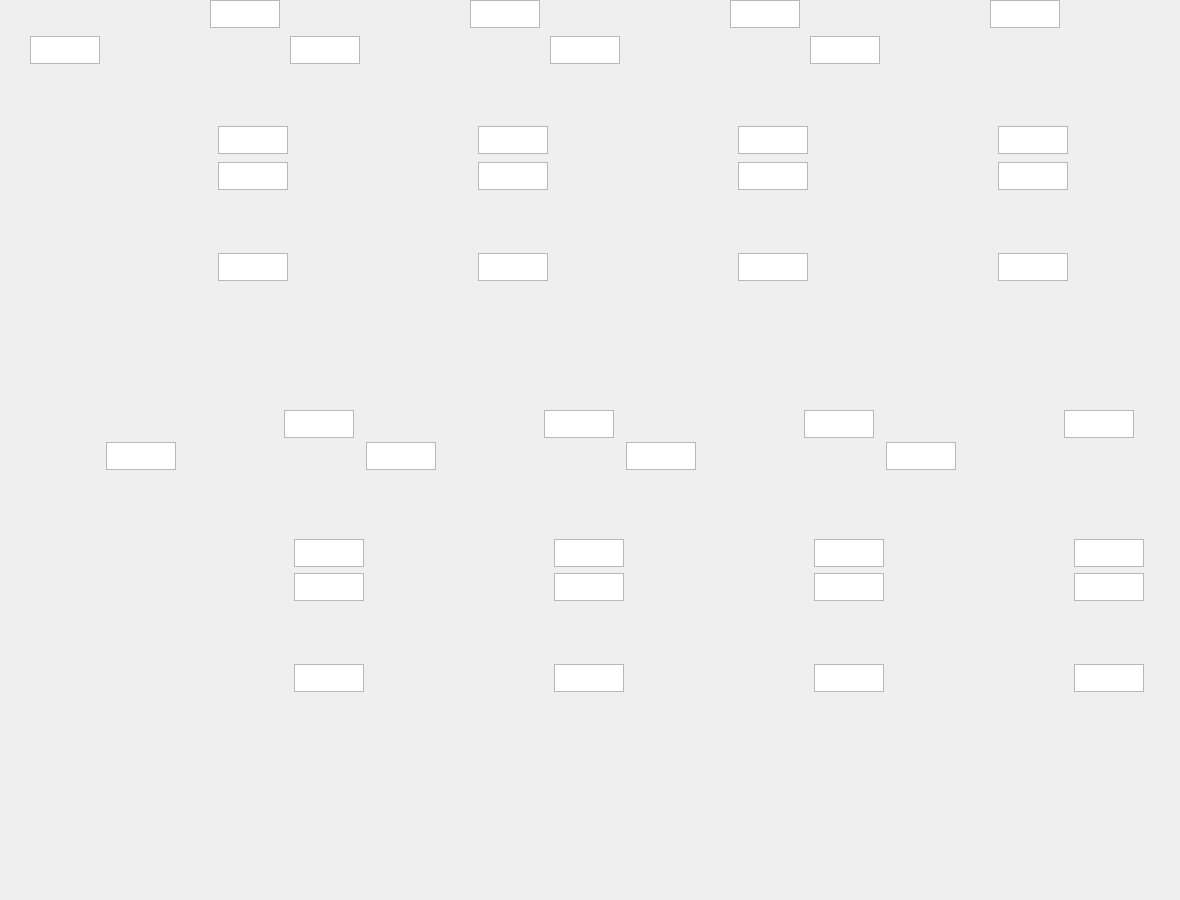
<?xml version="1.0" encoding="UTF-8"?>
<ui version="4.0">
 <class>FormReactorA</class>
 <widget class="QWidget" name="FormReactorA">
  <property name="geometry">
   <rect>
    <x>0</x>
    <y>0</y>
    <width>1180</width>
    <height>900</height>
   </rect>
  </property>
  <property name="windowTitle">
   <string>Form</string>
  </property>
  <widget class="QLabel" name="label_background">
   <property name="geometry">
    <rect>
     <x>0</x>
     <y>0</y>
     <width>1180</width>
     <height>900</height>
    </rect>
   </property>
   <property name="text">
    <string/>
   </property>
   <property name="pixmap">
    <pixmap resource="res.qrc">:/ui_ctrls/Res/layout6-1.png</pixmap>
   </property>
  </widget>
  <widget class="QLabel" name="label_HC4601">
   <property name="geometry">
    <rect>
     <x>40</x>
     <y>140</y>
     <width>43</width>
     <height>23</height>
    </rect>
   </property>
   <property name="cursor">
    <cursorShape>PointingHandCursor</cursorShape>
   </property>
   <property name="text">
    <string/>
   </property>
   <property name="pixmap">
    <pixmap resource="res.qrc">:/ui_ctrls/UICtrls/Res/valve-gas-left.png</pixmap>
   </property>
  </widget>
  <widget class="QLabel" name="label_HC4602">
   <property name="geometry">
    <rect>
     <x>300</x>
     <y>140</y>
     <width>43</width>
     <height>23</height>
    </rect>
   </property>
   <property name="cursor">
    <cursorShape>PointingHandCursor</cursorShape>
   </property>
   <property name="text">
    <string/>
   </property>
   <property name="pixmap">
    <pixmap resource="res.qrc">:/ui_ctrls/UICtrls/Res/valve-gas-left.png</pixmap>
   </property>
  </widget>
  <widget class="QLabel" name="label_HC4603">
   <property name="geometry">
    <rect>
     <x>560</x>
     <y>140</y>
     <width>43</width>
     <height>23</height>
    </rect>
   </property>
   <property name="cursor">
    <cursorShape>PointingHandCursor</cursorShape>
   </property>
   <property name="text">
    <string/>
   </property>
   <property name="pixmap">
    <pixmap resource="res.qrc">:/ui_ctrls/UICtrls/Res/valve-gas-left.png</pixmap>
   </property>
  </widget>
  <widget class="QLabel" name="label_HC4604">
   <property name="geometry">
    <rect>
     <x>820</x>
     <y>140</y>
     <width>43</width>
     <height>23</height>
    </rect>
   </property>
   <property name="cursor">
    <cursorShape>PointingHandCursor</cursorShape>
   </property>
   <property name="text">
    <string/>
   </property>
   <property name="pixmap">
    <pixmap resource="res.qrc">:/ui_ctrls/UICtrls/Res/valve-gas-left.png</pixmap>
   </property>
  </widget>
  <widget class="QLabel" name="label_HC4605">
   <property name="geometry">
    <rect>
     <x>116</x>
     <y>550</y>
     <width>43</width>
     <height>23</height>
    </rect>
   </property>
   <property name="cursor">
    <cursorShape>PointingHandCursor</cursorShape>
   </property>
   <property name="text">
    <string/>
   </property>
   <property name="pixmap">
    <pixmap resource="res.qrc">:/ui_ctrls/UICtrls/Res/valve-gas-left.png</pixmap>
   </property>
  </widget>
  <widget class="QLabel" name="label_HC4606">
   <property name="geometry">
    <rect>
     <x>376</x>
     <y>550</y>
     <width>43</width>
     <height>23</height>
    </rect>
   </property>
   <property name="cursor">
    <cursorShape>PointingHandCursor</cursorShape>
   </property>
   <property name="text">
    <string/>
   </property>
   <property name="pixmap">
    <pixmap resource="res.qrc">:/ui_ctrls/UICtrls/Res/valve-gas-left.png</pixmap>
   </property>
  </widget>
  <widget class="QLabel" name="label_HC4607">
   <property name="geometry">
    <rect>
     <x>636</x>
     <y>550</y>
     <width>43</width>
     <height>23</height>
    </rect>
   </property>
   <property name="cursor">
    <cursorShape>PointingHandCursor</cursorShape>
   </property>
   <property name="text">
    <string/>
   </property>
   <property name="pixmap">
    <pixmap resource="res.qrc">:/ui_ctrls/UICtrls/Res/valve-gas-left.png</pixmap>
   </property>
  </widget>
  <widget class="QLabel" name="label_HC4608">
   <property name="geometry">
    <rect>
     <x>896</x>
     <y>550</y>
     <width>43</width>
     <height>23</height>
    </rect>
   </property>
   <property name="cursor">
    <cursorShape>PointingHandCursor</cursorShape>
   </property>
   <property name="text">
    <string/>
   </property>
   <property name="pixmap">
    <pixmap resource="res.qrc">:/ui_ctrls/UICtrls/Res/valve-gas-left.png</pixmap>
   </property>
  </widget>
  <widget class="QLabel" name="label_PICA4301">
   <property name="geometry">
    <rect>
     <x>168</x>
     <y>16</y>
     <width>40</width>
     <height>37</height>
    </rect>
   </property>
   <property name="cursor">
    <cursorShape>PointingHandCursor</cursorShape>
   </property>
   <property name="text">
    <string/>
   </property>
   <property name="pixmap">
    <pixmap resource="res.qrc">:/ui_ctrls/UICtrls/Res/pfc.png</pixmap>
   </property>
  </widget>
  <widget class="QLabel" name="label_PICA4302">
   <property name="geometry">
    <rect>
     <x>428</x>
     <y>16</y>
     <width>40</width>
     <height>37</height>
    </rect>
   </property>
   <property name="cursor">
    <cursorShape>PointingHandCursor</cursorShape>
   </property>
   <property name="text">
    <string/>
   </property>
   <property name="pixmap">
    <pixmap resource="res.qrc">:/ui_ctrls/UICtrls/Res/pfc.png</pixmap>
   </property>
  </widget>
  <widget class="QLabel" name="label_PICA4303">
   <property name="geometry">
    <rect>
     <x>688</x>
     <y>16</y>
     <width>40</width>
     <height>37</height>
    </rect>
   </property>
   <property name="cursor">
    <cursorShape>PointingHandCursor</cursorShape>
   </property>
   <property name="text">
    <string/>
   </property>
   <property name="pixmap">
    <pixmap resource="res.qrc">:/ui_ctrls/UICtrls/Res/pfc.png</pixmap>
   </property>
  </widget>
  <widget class="QLabel" name="label_PICA4304">
   <property name="geometry">
    <rect>
     <x>948</x>
     <y>16</y>
     <width>40</width>
     <height>37</height>
    </rect>
   </property>
   <property name="cursor">
    <cursorShape>PointingHandCursor</cursorShape>
   </property>
   <property name="text">
    <string/>
   </property>
   <property name="pixmap">
    <pixmap resource="res.qrc">:/ui_ctrls/UICtrls/Res/pfc.png</pixmap>
   </property>
  </widget>
  <widget class="QLabel" name="label_PICA4305">
   <property name="geometry">
    <rect>
     <x>244</x>
     <y>427</y>
     <width>40</width>
     <height>37</height>
    </rect>
   </property>
   <property name="cursor">
    <cursorShape>PointingHandCursor</cursorShape>
   </property>
   <property name="text">
    <string/>
   </property>
   <property name="pixmap">
    <pixmap resource="res.qrc">:/ui_ctrls/UICtrls/Res/pfc.png</pixmap>
   </property>
  </widget>
  <widget class="QLabel" name="label_PICA4306">
   <property name="geometry">
    <rect>
     <x>504</x>
     <y>427</y>
     <width>40</width>
     <height>37</height>
    </rect>
   </property>
   <property name="cursor">
    <cursorShape>PointingHandCursor</cursorShape>
   </property>
   <property name="text">
    <string/>
   </property>
   <property name="pixmap">
    <pixmap resource="res.qrc">:/ui_ctrls/UICtrls/Res/pfc.png</pixmap>
   </property>
  </widget>
  <widget class="QLabel" name="label_PICA4307">
   <property name="geometry">
    <rect>
     <x>764</x>
     <y>427</y>
     <width>40</width>
     <height>37</height>
    </rect>
   </property>
   <property name="cursor">
    <cursorShape>PointingHandCursor</cursorShape>
   </property>
   <property name="text">
    <string/>
   </property>
   <property name="pixmap">
    <pixmap resource="res.qrc">:/ui_ctrls/UICtrls/Res/pfc.png</pixmap>
   </property>
  </widget>
  <widget class="QLabel" name="label_PICA4308">
   <property name="geometry">
    <rect>
     <x>1024</x>
     <y>427</y>
     <width>40</width>
     <height>37</height>
    </rect>
   </property>
   <property name="cursor">
    <cursorShape>PointingHandCursor</cursorShape>
   </property>
   <property name="text">
    <string/>
   </property>
   <property name="pixmap">
    <pixmap resource="res.qrc">:/ui_ctrls/UICtrls/Res/pfc.png</pixmap>
   </property>
  </widget>
  <widget class="QTextEdit" name="textEdit_PICA4301">
   <property name="geometry">
    <rect>
     <x>210</x>
     <y>0</y>
     <width>70</width>
     <height>28</height>
    </rect>
   </property>
   <property name="readOnly">
    <bool>true</bool>
   </property>
  </widget>
  <widget class="QTextEdit" name="textEdit_PICA4302">
   <property name="geometry">
    <rect>
     <x>470</x>
     <y>0</y>
     <width>70</width>
     <height>28</height>
    </rect>
   </property>
   <property name="readOnly">
    <bool>true</bool>
   </property>
  </widget>
  <widget class="QTextEdit" name="textEdit_PICA4303">
   <property name="geometry">
    <rect>
     <x>730</x>
     <y>0</y>
     <width>70</width>
     <height>28</height>
    </rect>
   </property>
   <property name="readOnly">
    <bool>true</bool>
   </property>
  </widget>
  <widget class="QTextEdit" name="textEdit_PICA4304">
   <property name="geometry">
    <rect>
     <x>990</x>
     <y>0</y>
     <width>70</width>
     <height>28</height>
    </rect>
   </property>
   <property name="readOnly">
    <bool>true</bool>
   </property>
  </widget>
  <widget class="QTextEdit" name="textEdit_PICA4305">
   <property name="geometry">
    <rect>
     <x>284</x>
     <y>410</y>
     <width>70</width>
     <height>28</height>
    </rect>
   </property>
   <property name="readOnly">
    <bool>true</bool>
   </property>
  </widget>
  <widget class="QTextEdit" name="textEdit_PICA4306">
   <property name="geometry">
    <rect>
     <x>544</x>
     <y>410</y>
     <width>70</width>
     <height>28</height>
    </rect>
   </property>
   <property name="readOnly">
    <bool>true</bool>
   </property>
  </widget>
  <widget class="QTextEdit" name="textEdit_PICA4307">
   <property name="geometry">
    <rect>
     <x>804</x>
     <y>410</y>
     <width>70</width>
     <height>28</height>
    </rect>
   </property>
   <property name="readOnly">
    <bool>true</bool>
   </property>
  </widget>
  <widget class="QTextEdit" name="textEdit_PICA4308">
   <property name="geometry">
    <rect>
     <x>1064</x>
     <y>410</y>
     <width>70</width>
     <height>28</height>
    </rect>
   </property>
   <property name="readOnly">
    <bool>true</bool>
   </property>
  </widget>
  <widget class="QTextEdit" name="textEdit_TICA4101">
   <property name="geometry">
    <rect>
     <x>218</x>
     <y>253</y>
     <width>70</width>
     <height>28</height>
    </rect>
   </property>
   <property name="readOnly">
    <bool>true</bool>
   </property>
  </widget>
  <widget class="QTextEdit" name="textEdit_TICA4102">
   <property name="geometry">
    <rect>
     <x>478</x>
     <y>253</y>
     <width>70</width>
     <height>28</height>
    </rect>
   </property>
   <property name="readOnly">
    <bool>true</bool>
   </property>
  </widget>
  <widget class="QTextEdit" name="textEdit_TICA4103">
   <property name="geometry">
    <rect>
     <x>738</x>
     <y>253</y>
     <width>70</width>
     <height>28</height>
    </rect>
   </property>
   <property name="readOnly">
    <bool>true</bool>
   </property>
  </widget>
  <widget class="QTextEdit" name="textEdit_TICA4104">
   <property name="geometry">
    <rect>
     <x>998</x>
     <y>253</y>
     <width>70</width>
     <height>28</height>
    </rect>
   </property>
   <property name="readOnly">
    <bool>true</bool>
   </property>
  </widget>
  <widget class="QTextEdit" name="textEdit_TICA4121">
   <property name="geometry">
    <rect>
     <x>218</x>
     <y>162</y>
     <width>70</width>
     <height>28</height>
    </rect>
   </property>
   <property name="readOnly">
    <bool>true</bool>
   </property>
  </widget>
  <widget class="QTextEdit" name="textEdit_TICA4122">
   <property name="geometry">
    <rect>
     <x>478</x>
     <y>162</y>
     <width>70</width>
     <height>28</height>
    </rect>
   </property>
   <property name="readOnly">
    <bool>true</bool>
   </property>
  </widget>
  <widget class="QTextEdit" name="textEdit_TICA4123">
   <property name="geometry">
    <rect>
     <x>738</x>
     <y>162</y>
     <width>70</width>
     <height>28</height>
    </rect>
   </property>
   <property name="readOnly">
    <bool>true</bool>
   </property>
  </widget>
  <widget class="QTextEdit" name="textEdit_TICA4124">
   <property name="geometry">
    <rect>
     <x>998</x>
     <y>162</y>
     <width>70</width>
     <height>28</height>
    </rect>
   </property>
   <property name="readOnly">
    <bool>true</bool>
   </property>
  </widget>
  <widget class="QTextEdit" name="textEdit_TIA4141">
   <property name="geometry">
    <rect>
     <x>30</x>
     <y>36</y>
     <width>70</width>
     <height>28</height>
    </rect>
   </property>
   <property name="readOnly">
    <bool>true</bool>
   </property>
  </widget>
  <widget class="QTextEdit" name="textEdit_TIA4142">
   <property name="geometry">
    <rect>
     <x>290</x>
     <y>36</y>
     <width>70</width>
     <height>28</height>
    </rect>
   </property>
   <property name="readOnly">
    <bool>true</bool>
   </property>
  </widget>
  <widget class="QTextEdit" name="textEdit_TIA4143">
   <property name="geometry">
    <rect>
     <x>550</x>
     <y>36</y>
     <width>70</width>
     <height>28</height>
    </rect>
   </property>
   <property name="readOnly">
    <bool>true</bool>
   </property>
  </widget>
  <widget class="QTextEdit" name="textEdit_TIA4144">
   <property name="geometry">
    <rect>
     <x>810</x>
     <y>36</y>
     <width>70</width>
     <height>28</height>
    </rect>
   </property>
   <property name="readOnly">
    <bool>true</bool>
   </property>
  </widget>
  <widget class="QTextEdit" name="textEdit_TICA4601">
   <property name="geometry">
    <rect>
     <x>218</x>
     <y>126</y>
     <width>70</width>
     <height>28</height>
    </rect>
   </property>
   <property name="readOnly">
    <bool>true</bool>
   </property>
  </widget>
  <widget class="QTextEdit" name="textEdit_TICA4602">
   <property name="geometry">
    <rect>
     <x>478</x>
     <y>126</y>
     <width>70</width>
     <height>28</height>
    </rect>
   </property>
   <property name="readOnly">
    <bool>true</bool>
   </property>
  </widget>
  <widget class="QTextEdit" name="textEdit_TICA4603">
   <property name="geometry">
    <rect>
     <x>738</x>
     <y>126</y>
     <width>70</width>
     <height>28</height>
    </rect>
   </property>
   <property name="readOnly">
    <bool>true</bool>
   </property>
  </widget>
  <widget class="QTextEdit" name="textEdit_TICA4604">
   <property name="geometry">
    <rect>
     <x>998</x>
     <y>126</y>
     <width>70</width>
     <height>28</height>
    </rect>
   </property>
   <property name="readOnly">
    <bool>true</bool>
   </property>
  </widget>
  <widget class="QTextEdit" name="textEdit_TICA4105">
   <property name="geometry">
    <rect>
     <x>294</x>
     <y>664</y>
     <width>70</width>
     <height>28</height>
    </rect>
   </property>
   <property name="readOnly">
    <bool>true</bool>
   </property>
  </widget>
  <widget class="QTextEdit" name="textEdit_TICA4106">
   <property name="geometry">
    <rect>
     <x>554</x>
     <y>664</y>
     <width>70</width>
     <height>28</height>
    </rect>
   </property>
   <property name="readOnly">
    <bool>true</bool>
   </property>
  </widget>
  <widget class="QTextEdit" name="textEdit_TICA4107">
   <property name="geometry">
    <rect>
     <x>814</x>
     <y>664</y>
     <width>70</width>
     <height>28</height>
    </rect>
   </property>
   <property name="readOnly">
    <bool>true</bool>
   </property>
  </widget>
  <widget class="QTextEdit" name="textEdit_TICA4108">
   <property name="geometry">
    <rect>
     <x>1074</x>
     <y>664</y>
     <width>70</width>
     <height>28</height>
    </rect>
   </property>
   <property name="readOnly">
    <bool>true</bool>
   </property>
  </widget>
  <widget class="QTextEdit" name="textEdit_TICA4125">
   <property name="geometry">
    <rect>
     <x>294</x>
     <y>573</y>
     <width>70</width>
     <height>28</height>
    </rect>
   </property>
   <property name="readOnly">
    <bool>true</bool>
   </property>
  </widget>
  <widget class="QTextEdit" name="textEdit_TICA4126">
   <property name="geometry">
    <rect>
     <x>554</x>
     <y>573</y>
     <width>70</width>
     <height>28</height>
    </rect>
   </property>
   <property name="readOnly">
    <bool>true</bool>
   </property>
  </widget>
  <widget class="QTextEdit" name="textEdit_TICA4127">
   <property name="geometry">
    <rect>
     <x>814</x>
     <y>573</y>
     <width>70</width>
     <height>28</height>
    </rect>
   </property>
   <property name="readOnly">
    <bool>true</bool>
   </property>
  </widget>
  <widget class="QTextEdit" name="textEdit_TICA4128">
   <property name="geometry">
    <rect>
     <x>1074</x>
     <y>573</y>
     <width>70</width>
     <height>28</height>
    </rect>
   </property>
   <property name="readOnly">
    <bool>true</bool>
   </property>
  </widget>
  <widget class="QTextEdit" name="textEdit_TICA4605">
   <property name="geometry">
    <rect>
     <x>294</x>
     <y>539</y>
     <width>70</width>
     <height>28</height>
    </rect>
   </property>
   <property name="readOnly">
    <bool>true</bool>
   </property>
  </widget>
  <widget class="QTextEdit" name="textEdit_TICA4606">
   <property name="geometry">
    <rect>
     <x>554</x>
     <y>539</y>
     <width>70</width>
     <height>28</height>
    </rect>
   </property>
   <property name="readOnly">
    <bool>true</bool>
   </property>
  </widget>
  <widget class="QTextEdit" name="textEdit_TICA4607">
   <property name="geometry">
    <rect>
     <x>814</x>
     <y>539</y>
     <width>70</width>
     <height>28</height>
    </rect>
   </property>
   <property name="readOnly">
    <bool>true</bool>
   </property>
  </widget>
  <widget class="QTextEdit" name="textEdit_TICA4608">
   <property name="geometry">
    <rect>
     <x>1074</x>
     <y>539</y>
     <width>70</width>
     <height>28</height>
    </rect>
   </property>
   <property name="readOnly">
    <bool>true</bool>
   </property>
  </widget>
  <widget class="QTextEdit" name="textEdit_TIA4145">
   <property name="geometry">
    <rect>
     <x>106</x>
     <y>442</y>
     <width>70</width>
     <height>28</height>
    </rect>
   </property>
   <property name="readOnly">
    <bool>true</bool>
   </property>
  </widget>
  <widget class="QTextEdit" name="textEdit_TIA4146">
   <property name="geometry">
    <rect>
     <x>366</x>
     <y>442</y>
     <width>70</width>
     <height>28</height>
    </rect>
   </property>
   <property name="readOnly">
    <bool>true</bool>
   </property>
  </widget>
  <widget class="QTextEdit" name="textEdit_TIA4147">
   <property name="geometry">
    <rect>
     <x>626</x>
     <y>442</y>
     <width>70</width>
     <height>28</height>
    </rect>
   </property>
   <property name="readOnly">
    <bool>true</bool>
   </property>
  </widget>
  <widget class="QTextEdit" name="textEdit_TIA4148">
   <property name="geometry">
    <rect>
     <x>886</x>
     <y>442</y>
     <width>70</width>
     <height>28</height>
    </rect>
   </property>
   <property name="readOnly">
    <bool>true</bool>
   </property>
  </widget>
  <widget class="QLabel" name="label_TICA4101">
   <property name="geometry">
    <rect>
     <x>183</x>
     <y>252</y>
     <width>30</width>
     <height>30</height>
    </rect>
   </property>
   <property name="cursor">
    <cursorShape>PointingHandCursor</cursorShape>
   </property>
   <property name="text">
    <string/>
   </property>
   <property name="pixmap">
    <pixmap resource="res.qrc">:/ui_ctrls/UICtrls/Res/temperature_controller.png</pixmap>
   </property>
  </widget>
  <widget class="QLabel" name="label_TICA4102">
   <property name="geometry">
    <rect>
     <x>443</x>
     <y>252</y>
     <width>30</width>
     <height>30</height>
    </rect>
   </property>
   <property name="cursor">
    <cursorShape>PointingHandCursor</cursorShape>
   </property>
   <property name="text">
    <string/>
   </property>
   <property name="pixmap">
    <pixmap resource="res.qrc">:/ui_ctrls/UICtrls/Res/temperature_controller.png</pixmap>
   </property>
  </widget>
  <widget class="QLabel" name="label_TICA4103">
   <property name="geometry">
    <rect>
     <x>703</x>
     <y>252</y>
     <width>30</width>
     <height>30</height>
    </rect>
   </property>
   <property name="cursor">
    <cursorShape>PointingHandCursor</cursorShape>
   </property>
   <property name="text">
    <string/>
   </property>
   <property name="pixmap">
    <pixmap resource="res.qrc">:/ui_ctrls/UICtrls/Res/temperature_controller.png</pixmap>
   </property>
  </widget>
  <widget class="QLabel" name="label_TICA4104">
   <property name="geometry">
    <rect>
     <x>963</x>
     <y>252</y>
     <width>30</width>
     <height>30</height>
    </rect>
   </property>
   <property name="cursor">
    <cursorShape>PointingHandCursor</cursorShape>
   </property>
   <property name="text">
    <string/>
   </property>
   <property name="pixmap">
    <pixmap resource="res.qrc">:/ui_ctrls/UICtrls/Res/temperature_controller.png</pixmap>
   </property>
  </widget>
  <widget class="QLabel" name="label_TICA4121">
   <property name="geometry">
    <rect>
     <x>183</x>
     <y>161</y>
     <width>30</width>
     <height>30</height>
    </rect>
   </property>
   <property name="cursor">
    <cursorShape>PointingHandCursor</cursorShape>
   </property>
   <property name="text">
    <string/>
   </property>
   <property name="pixmap">
    <pixmap resource="res.qrc">:/ui_ctrls/UICtrls/Res/temperature_controller.png</pixmap>
   </property>
  </widget>
  <widget class="QLabel" name="label_TICA4122">
   <property name="geometry">
    <rect>
     <x>443</x>
     <y>161</y>
     <width>30</width>
     <height>30</height>
    </rect>
   </property>
   <property name="cursor">
    <cursorShape>PointingHandCursor</cursorShape>
   </property>
   <property name="text">
    <string/>
   </property>
   <property name="pixmap">
    <pixmap resource="res.qrc">:/ui_ctrls/UICtrls/Res/temperature_controller.png</pixmap>
   </property>
  </widget>
  <widget class="QLabel" name="label_TICA4123">
   <property name="geometry">
    <rect>
     <x>703</x>
     <y>161</y>
     <width>30</width>
     <height>30</height>
    </rect>
   </property>
   <property name="cursor">
    <cursorShape>PointingHandCursor</cursorShape>
   </property>
   <property name="text">
    <string/>
   </property>
   <property name="pixmap">
    <pixmap resource="res.qrc">:/ui_ctrls/UICtrls/Res/temperature_controller.png</pixmap>
   </property>
  </widget>
  <widget class="QLabel" name="label_TICA4124">
   <property name="geometry">
    <rect>
     <x>963</x>
     <y>161</y>
     <width>30</width>
     <height>30</height>
    </rect>
   </property>
   <property name="cursor">
    <cursorShape>PointingHandCursor</cursorShape>
   </property>
   <property name="text">
    <string/>
   </property>
   <property name="pixmap">
    <pixmap resource="res.qrc">:/ui_ctrls/UICtrls/Res/temperature_controller.png</pixmap>
   </property>
  </widget>
  <widget class="QLabel" name="label_TICA4601">
   <property name="geometry">
    <rect>
     <x>183</x>
     <y>125</y>
     <width>30</width>
     <height>30</height>
    </rect>
   </property>
   <property name="cursor">
    <cursorShape>PointingHandCursor</cursorShape>
   </property>
   <property name="text">
    <string/>
   </property>
   <property name="pixmap">
    <pixmap resource="res.qrc">:/ui_ctrls/UICtrls/Res/temperature_controller.png</pixmap>
   </property>
  </widget>
  <widget class="QLabel" name="label_TICA4602">
   <property name="geometry">
    <rect>
     <x>443</x>
     <y>125</y>
     <width>30</width>
     <height>30</height>
    </rect>
   </property>
   <property name="cursor">
    <cursorShape>PointingHandCursor</cursorShape>
   </property>
   <property name="text">
    <string/>
   </property>
   <property name="pixmap">
    <pixmap resource="res.qrc">:/ui_ctrls/UICtrls/Res/temperature_controller.png</pixmap>
   </property>
  </widget>
  <widget class="QLabel" name="label_TICA4603">
   <property name="geometry">
    <rect>
     <x>703</x>
     <y>125</y>
     <width>30</width>
     <height>30</height>
    </rect>
   </property>
   <property name="cursor">
    <cursorShape>PointingHandCursor</cursorShape>
   </property>
   <property name="text">
    <string/>
   </property>
   <property name="pixmap">
    <pixmap resource="res.qrc">:/ui_ctrls/UICtrls/Res/temperature_controller.png</pixmap>
   </property>
  </widget>
  <widget class="QLabel" name="label_TICA4604">
   <property name="geometry">
    <rect>
     <x>963</x>
     <y>125</y>
     <width>30</width>
     <height>30</height>
    </rect>
   </property>
   <property name="cursor">
    <cursorShape>PointingHandCursor</cursorShape>
   </property>
   <property name="text">
    <string/>
   </property>
   <property name="pixmap">
    <pixmap resource="res.qrc">:/ui_ctrls/UICtrls/Res/temperature_controller.png</pixmap>
   </property>
  </widget>
 <widget class="QLabel" name="label_TICA4105">
   <property name="geometry">
    <rect>
     <x>260</x>
     <y>663</y>
     <width>30</width>
     <height>30</height>
    </rect>
   </property>
   <property name="cursor">
    <cursorShape>PointingHandCursor</cursorShape>
   </property>
   <property name="text">
    <string/>
   </property>
   <property name="pixmap">
    <pixmap resource="res.qrc">:/ui_ctrls/UICtrls/Res/temperature_controller.png</pixmap>
   </property>
  </widget>
  <widget class="QLabel" name="label_TICA4106">
    <property name="geometry">
     <rect>
      <x>520</x>
      <y>663</y>
      <width>30</width>
      <height>30</height>
     </rect>
    </property>
    <property name="cursor">
     <cursorShape>PointingHandCursor</cursorShape>
    </property>
    <property name="text">
     <string/>
    </property>
    <property name="pixmap">
     <pixmap resource="res.qrc">:/ui_ctrls/UICtrls/Res/temperature_controller.png</pixmap>
    </property>
   </widget>
   <widget class="QLabel" name="label_TICA4107">
     <property name="geometry">
      <rect>
       <x>780</x>
       <y>663</y>
       <width>30</width>
       <height>30</height>
      </rect>
     </property>
     <property name="cursor">
      <cursorShape>PointingHandCursor</cursorShape>
     </property>
     <property name="text">
      <string/>
     </property>
     <property name="pixmap">
      <pixmap resource="res.qrc">:/ui_ctrls/UICtrls/Res/temperature_controller.png</pixmap>
     </property>
    </widget>
    <widget class="QLabel" name="label_TICA4108">
      <property name="geometry">
       <rect>
        <x>1040</x>
        <y>663</y>
        <width>30</width>
        <height>30</height>
       </rect>
      </property>
      <property name="cursor">
       <cursorShape>PointingHandCursor</cursorShape>
      </property>
      <property name="text">
       <string/>
      </property>
      <property name="pixmap">
       <pixmap resource="res.qrc">:/ui_ctrls/UICtrls/Res/temperature_controller.png</pixmap>
      </property>
     </widget>

<widget class="QLabel" name="label_TICA4125">
   <property name="geometry">
    <rect>
     <x>260</x>
     <y>572</y>
     <width>30</width>
     <height>30</height>
    </rect>
   </property>
   <property name="cursor">
    <cursorShape>PointingHandCursor</cursorShape>
   </property>
   <property name="text">
    <string/>
   </property>
   <property name="pixmap">
    <pixmap resource="res.qrc">:/ui_ctrls/UICtrls/Res/temperature_controller.png</pixmap>
   </property>
  </widget>
  <widget class="QLabel" name="label_TICA4126">
     <property name="geometry">
      <rect>
       <x>520</x>
       <y>572</y>
       <width>30</width>
       <height>30</height>
      </rect>
     </property>
     <property name="cursor">
      <cursorShape>PointingHandCursor</cursorShape>
     </property>
     <property name="text">
      <string/>
     </property>
     <property name="pixmap">
      <pixmap resource="res.qrc">:/ui_ctrls/UICtrls/Res/temperature_controller.png</pixmap>
     </property>
    </widget>
    <widget class="QLabel" name="label_TICA4127">
       <property name="geometry">
        <rect>
         <x>780</x>
         <y>572</y>
         <width>30</width>
         <height>30</height>
        </rect>
       </property>
       <property name="cursor">
        <cursorShape>PointingHandCursor</cursorShape>
       </property>
       <property name="text">
        <string/>
       </property>
       <property name="pixmap">
        <pixmap resource="res.qrc">:/ui_ctrls/UICtrls/Res/temperature_controller.png</pixmap>
       </property>
      </widget>
      <widget class="QLabel" name="label_TICA4128">
         <property name="geometry">
          <rect>
           <x>1040</x>
           <y>572</y>
           <width>30</width>
           <height>30</height>
          </rect>
         </property>
         <property name="cursor">
          <cursorShape>PointingHandCursor</cursorShape>
         </property>
         <property name="text">
          <string/>
         </property>
         <property name="pixmap">
          <pixmap resource="res.qrc">:/ui_ctrls/UICtrls/Res/temperature_controller.png</pixmap>
         </property>
        </widget>

<widget class="QLabel" name="label_TICA4605">
   <property name="geometry">
    <rect>
     <x>260</x>
     <y>538</y>
     <width>30</width>
     <height>30</height>
    </rect>
   </property>
   <property name="cursor">
    <cursorShape>PointingHandCursor</cursorShape>
   </property>
   <property name="text">
    <string/>
   </property>
   <property name="pixmap">
    <pixmap resource="res.qrc">:/ui_ctrls/UICtrls/Res/temperature_controller.png</pixmap>
   </property>
  </widget>
  <widget class="QLabel" name="label_TICA4606">
     <property name="geometry">
      <rect>
       <x>520</x>
       <y>538</y>
       <width>30</width>
       <height>30</height>
      </rect>
     </property>
     <property name="cursor">
      <cursorShape>PointingHandCursor</cursorShape>
     </property>
     <property name="text">
      <string/>
     </property>
     <property name="pixmap">
      <pixmap resource="res.qrc">:/ui_ctrls/UICtrls/Res/temperature_controller.png</pixmap>
     </property>
    </widget>
    <widget class="QLabel" name="label_TICA4607">
       <property name="geometry">
        <rect>
         <x>780</x>
         <y>538</y>
         <width>30</width>
         <height>30</height>
        </rect>
       </property>
       <property name="cursor">
        <cursorShape>PointingHandCursor</cursorShape>
       </property>
       <property name="text">
        <string/>
       </property>
       <property name="pixmap">
        <pixmap resource="res.qrc">:/ui_ctrls/UICtrls/Res/temperature_controller.png</pixmap>
       </property>
      </widget>
      <widget class="QLabel" name="label_TICA4608">
         <property name="geometry">
          <rect>
           <x>1040</x>
           <y>538</y>
           <width>30</width>
           <height>30</height>
          </rect>
         </property>
         <property name="cursor">
          <cursorShape>PointingHandCursor</cursorShape>
         </property>
         <property name="text">
          <string/>
         </property>
         <property name="pixmap">
          <pixmap resource="res.qrc">:/ui_ctrls/UICtrls/Res/temperature_controller.png</pixmap>
         </property>
        </widget>

</widget>
 <resources>
  <include location="res.qrc"/>
 </resources>
 <connections/>
</ui>
